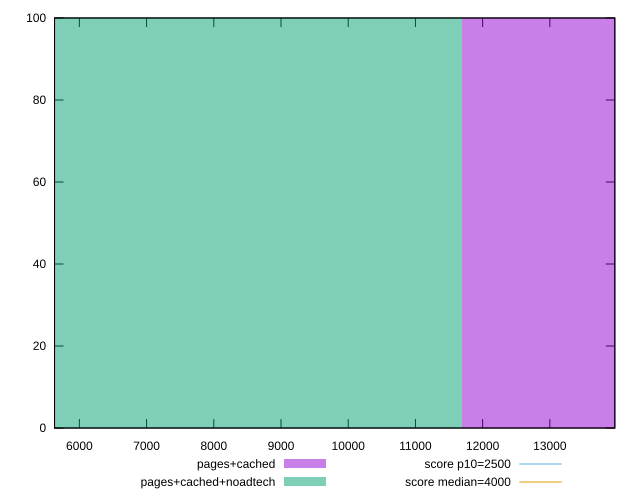

Source code (gnuplot):
reset

$pagesCached <<EOF
15590.339594096396 100
EOF

$pagesCachedNoadtech <<EOF
7795.169797048198 100
EOF

set key outside below
set boxwidth 7795.169797048198
set xrange [5630.380500000001:13966.789000000002]
set yrange [0:100]
set trange [0:100]
set style fill transparent solid 0.5 noborder

set parametric
set terminal svg size 640, 500 enhanced background rgb 'white'
set output "report_00009_2021-02-08T22-37-41.559Z/largest-contentful-paint/comparison/histogram/1_vs_2.svg"

plot $pagesCached title "pages+cached" with boxes, \
     $pagesCachedNoadtech title "pages+cached+noadtech" with boxes, \
     2500,t title "score p10=2500", \
     4000,t title "score median=4000"

reset
